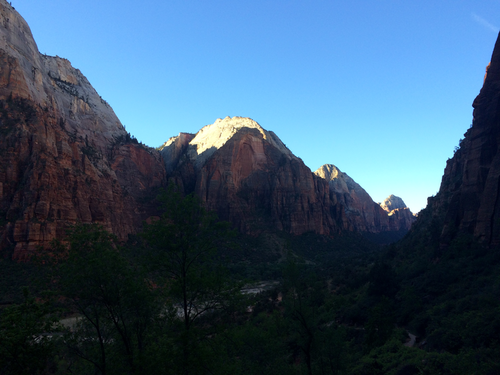
#> input picture 01_OpenCV/03_OpenCV-Histograms/04_gamma-correction/example.png, 500 x 375 px, given in place of example_video.mp4, which was not available
$ python detect_low_contrast_video.py
#> lines starting #> are read from the running program, lines starting #| are printed output that depends on the picture; after the words box and inside, x2 and y2 are one past the last pixel; in counts of white or black regions, pixels touching at a corner belong together; pictures that were not available may be replaced by others from this repository, and a replacement may not be noted
# import the necessary packages
from skimage.exposure import is_low_contrast
import numpy as np
import imutils
import cv2
import logging

# specify the input video file path and threshold for low contrast
input_video = "03_OpenCV-Histograms/06_detect-low-contrast/example_video.mp4"
thresh = 0.5

# configure logging
logging.basicConfig(level=logging.INFO)
logger = logging.getLogger(__name__)

# grab a pointer to the input video stream
logger.info("Accessing video stream...")
vs = cv2.VideoCapture(input_video)

# initialize flag to indicate whether stream is paused
paused = False

# loop over frames from the video stream
while True:
    # read a frame from the video stream
    if not paused:
        (grabbed, frame) = vs.read()
#> frame is the input picture: shape (375, 500, 3); mean B, G, R 109.2, 85.3, 57.4

        # if the frame was not grabbed then we've reached the end of
        # the video stream so exit the script
        if not grabbed:
            logger.info("No frame read from stream - exiting")
            break

        # resize the frame, convert it to grayscale, blur it, and then
        # perform edge detection
        frame = imutils.resize(frame, width=450)
#> frame: shape (337, 450, 3)
        gray = cv2.cvtColor(frame, cv2.COLOR_BGR2GRAY)
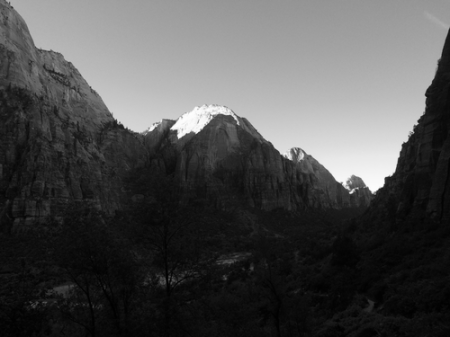
#> gray: shape (337, 450); min 1, max 254, mean 79.7
        blurred = cv2.GaussianBlur(gray, (5, 5), 0)
        edged = cv2.Canny(blurred, 30, 150)
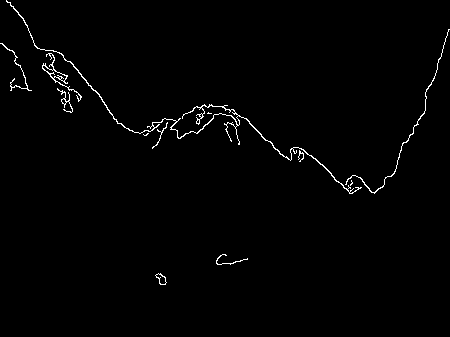
#> edged: shape (337, 450); 1.2% white in thin lines or dots, all inside (x1, y1, x2, y2) = (0, 0, 450, 285)

        # initialize the text and color to indicate that the current
        # frame is *not* low contrast
        text = "Low contrast: No"
        color = (0, 255, 0)

        # check to see if the frame is low contrast, and if so, update
        # the text and color
        if is_low_contrast(gray, fraction_threshold=thresh):
            text = "Low contrast: Yes"
            color = (0, 0, 255)

        else:
            # find contours in the edge map and find the largest one,
            # which we'll assume is the outline of our color correction
            # card
            cnts = cv2.findContours(edged.copy(), cv2.RETR_EXTERNAL,
                                    cv2.CHAIN_APPROX_SIMPLE)
#> cnts = 12 contours, 6 with area under 20; largest, box (x1, y1, x2, y2) and area: (6, 0, 362, 194) 272, (42, 53, 82, 102) 176, (155, 273, 167, 285) 68, (345, 29, 450, 194) 57, (57, 88, 73, 113) 32, (0, 43, 32, 91) 29
            cnts = imutils.grab_contours(cnts)
            c = max(cnts, key=cv2.contourArea)
#> c = contour of 723 points, box (x1, y1, x2, y2) (6, 0, 362, 194), area 272

            # draw the largest contour on the frame
            cv2.drawContours(frame, [c], -1, (0, 255, 0), 2)

        # draw the text on the output frame
        cv2.putText(frame, text, (5, 25), cv2.FONT_HERSHEY_SIMPLEX, 0.8, color, 2)
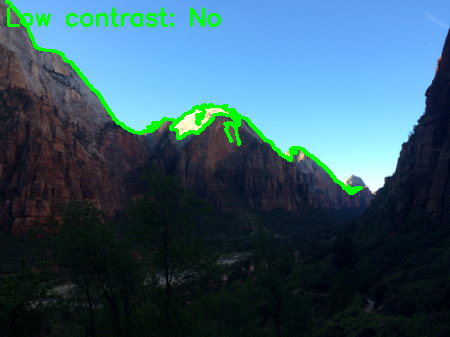
#> frame: shape (337, 450, 3); mean B, G, R 104.2, 87.8, 54

        # stack the output frame and edge map next to each other
        output = np.hstack([frame, np.dstack([edged] * 3)])
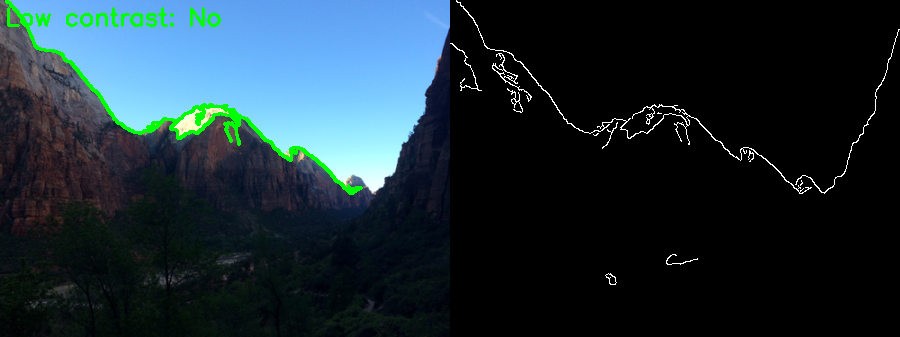
#> output: shape (337, 900, 3); mean B, G, R 53.6, 45.4, 28.5

        # show the output to our screen
        cv2.imshow("Output", output)

    # wait for a key press
    key = cv2.waitKey(1) & 0xFF
#> (key q is pressed here)

    # if the `q` key was pressed, break from the loop
    if key == ord("q"):
        logger.info("User pressed 'q', exiting...")
        break
    elif key == ord(" "):  # if space bar is pressed, toggle pause
        paused = not paused

# release the pointer to the input video stream and close the window
vs.release()
cv2.destroyAllWindows()
